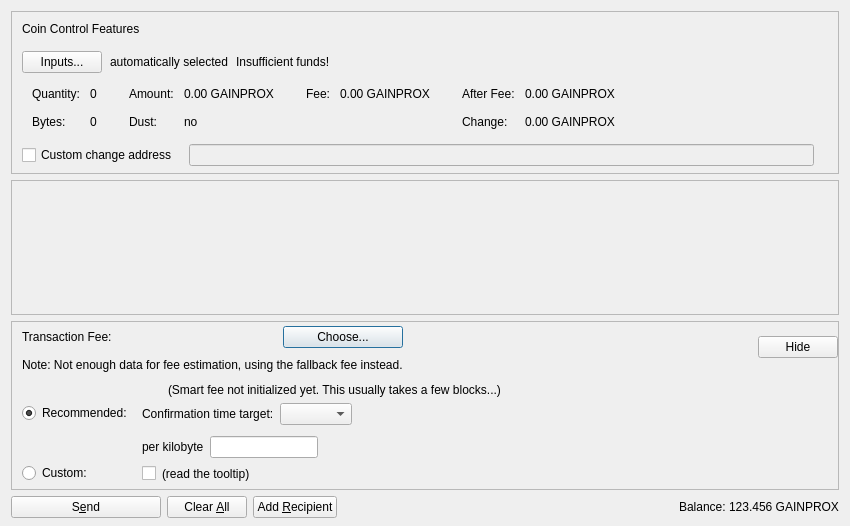
<?xml version="1.0" encoding="UTF-8"?>
<ui version="4.0">
 <class>SendCoinsDialog</class>
 <widget class="QDialog" name="SendCoinsDialog">
  <property name="geometry">
   <rect>
    <x>0</x>
    <y>0</y>
    <width>850</width>
    <height>526</height>
   </rect>
  </property>
  <property name="windowTitle">
   <string>Send Coins</string>
  </property>
  <layout class="QVBoxLayout" name="verticalLayout" stretch="0,1,0,0">
   <property name="bottomMargin">
    <number>8</number>
   </property>
   <item>
    <widget class="QFrame" name="frameCoinControl">
     <property name="sizePolicy">
      <sizepolicy hsizetype="Expanding" vsizetype="Expanding">
       <horstretch>0</horstretch>
       <verstretch>0</verstretch>
      </sizepolicy>
     </property>
     <property name="maximumSize">
      <size>
       <width>16777215</width>
       <height>16777215</height>
      </size>
     </property>
     <property name="frameShape">
      <enum>QFrame::StyledPanel</enum>
     </property>
     <property name="frameShadow">
      <enum>QFrame::Sunken</enum>
     </property>
     <layout class="QVBoxLayout" name="verticalLayoutCoinControl2">
      <property name="spacing">
       <number>0</number>
      </property>
      <property name="leftMargin">
       <number>0</number>
      </property>
      <property name="topMargin">
       <number>0</number>
      </property>
      <property name="rightMargin">
       <number>0</number>
      </property>
      <property name="bottomMargin">
       <number>6</number>
      </property>
      <item>
       <layout class="QVBoxLayout" name="verticalLayoutCoinControl" stretch="0,0,0,0,1">
        <property name="spacing">
         <number>0</number>
        </property>
        <property name="leftMargin">
         <number>10</number>
        </property>
        <property name="topMargin">
         <number>10</number>
        </property>
        <item>
         <layout class="QHBoxLayout" name="horizontalLayoutCoinControl1">
          <property name="bottomMargin">
           <number>15</number>
          </property>
          <item>
           <widget class="QLabel" name="labelCoinControlFeatures">
            <property name="sizePolicy">
             <sizepolicy hsizetype="Preferred" vsizetype="Maximum">
              <horstretch>0</horstretch>
              <verstretch>0</verstretch>
             </sizepolicy>
            </property>
            <property name="text">
             <string>Coin Control Features</string>
            </property>
           </widget>
          </item>
         </layout>
        </item>
        <item>
         <layout class="QHBoxLayout" name="horizontalLayoutCoinControl2" stretch="0,0,0,0">
          <property name="spacing">
           <number>8</number>
          </property>
          <property name="bottomMargin">
           <number>10</number>
          </property>
          <item>
           <widget class="QPushButton" name="pushButtonCoinControl">
            <property name="styleSheet">
             <string notr="true"/>
            </property>
            <property name="text">
             <string>Inputs...</string>
            </property>
            <property name="autoDefault">
             <bool>false</bool>
            </property>
           </widget>
          </item>
          <item>
           <widget class="QLabel" name="labelCoinControlAutomaticallySelected">
            <property name="text">
             <string>automatically selected</string>
            </property>
            <property name="margin">
             <number>5</number>
            </property>
           </widget>
          </item>
          <item>
           <widget class="QLabel" name="labelCoinControlInsuffFunds">
            <property name="text">
             <string>Insufficient funds!</string>
            </property>
            <property name="margin">
             <number>5</number>
            </property>
           </widget>
          </item>
          <item>
           <spacer name="horizontalSpacerCoinControl">
            <property name="orientation">
             <enum>Qt::Horizontal</enum>
            </property>
            <property name="sizeHint" stdset="0">
             <size>
              <width>40</width>
              <height>1</height>
             </size>
            </property>
           </spacer>
          </item>
         </layout>
        </item>
        <item>
         <widget class="QWidget" name="widgetCoinControl" native="true">
          <property name="sizePolicy">
           <sizepolicy hsizetype="Preferred" vsizetype="Preferred">
            <horstretch>0</horstretch>
            <verstretch>0</verstretch>
           </sizepolicy>
          </property>
          <property name="minimumSize">
           <size>
            <width>0</width>
            <height>0</height>
           </size>
          </property>
          <property name="styleSheet">
           <string notr="true"/>
          </property>
          <layout class="QHBoxLayout" name="horizontalLayoutCoinControl5">
           <property name="leftMargin">
            <number>0</number>
           </property>
           <property name="topMargin">
            <number>0</number>
           </property>
           <property name="rightMargin">
            <number>0</number>
           </property>
           <property name="bottomMargin">
            <number>0</number>
           </property>
           <item>
            <layout class="QHBoxLayout" name="horizontalLayoutCoinControl3" stretch="0,0,0,1">
             <property name="spacing">
              <number>20</number>
             </property>
             <property name="topMargin">
              <number>0</number>
             </property>
             <property name="bottomMargin">
              <number>10</number>
             </property>
             <item>
              <layout class="QFormLayout" name="formLayoutCoinControl1">
               <property name="horizontalSpacing">
                <number>10</number>
               </property>
               <property name="verticalSpacing">
                <number>14</number>
               </property>
               <property name="leftMargin">
                <number>10</number>
               </property>
               <property name="topMargin">
                <number>4</number>
               </property>
               <property name="rightMargin">
                <number>6</number>
               </property>
               <item row="0" column="0">
                <widget class="QLabel" name="labelCoinControlQuantityText">
                 <property name="text">
                  <string>Quantity:</string>
                 </property>
                 <property name="margin">
                  <number>0</number>
                 </property>
                </widget>
               </item>
               <item row="0" column="1">
                <widget class="QLabel" name="labelCoinControlQuantity">
                 <property name="cursor">
                  <cursorShape>IBeamCursor</cursorShape>
                 </property>
                 <property name="contextMenuPolicy">
                  <enum>Qt::ActionsContextMenu</enum>
                 </property>
                 <property name="text">
                  <string notr="true">0</string>
                 </property>
                 <property name="margin">
                  <number>0</number>
                 </property>
                 <property name="textInteractionFlags">
                  <set>Qt::LinksAccessibleByMouse|Qt::TextSelectableByKeyboard|Qt::TextSelectableByMouse</set>
                 </property>
                </widget>
               </item>
               <item row="1" column="0">
                <widget class="QLabel" name="labelCoinControlBytesText">
                 <property name="text">
                  <string>Bytes:</string>
                 </property>
                </widget>
               </item>
               <item row="1" column="1">
                <widget class="QLabel" name="labelCoinControlBytes">
                 <property name="cursor">
                  <cursorShape>IBeamCursor</cursorShape>
                 </property>
                 <property name="contextMenuPolicy">
                  <enum>Qt::ActionsContextMenu</enum>
                 </property>
                 <property name="text">
                  <string notr="true">0</string>
                 </property>
                 <property name="textInteractionFlags">
                  <set>Qt::LinksAccessibleByMouse|Qt::TextSelectableByKeyboard|Qt::TextSelectableByMouse</set>
                 </property>
                </widget>
               </item>
              </layout>
             </item>
             <item>
              <layout class="QFormLayout" name="formLayoutCoinControl2">
               <property name="horizontalSpacing">
                <number>10</number>
               </property>
               <property name="verticalSpacing">
                <number>14</number>
               </property>
               <property name="leftMargin">
                <number>6</number>
               </property>
               <property name="topMargin">
                <number>4</number>
               </property>
               <property name="rightMargin">
                <number>6</number>
               </property>
               <item row="0" column="0">
                <widget class="QLabel" name="labelCoinControlAmountText">
                 <property name="text">
                  <string>Amount:</string>
                 </property>
                 <property name="margin">
                  <number>0</number>
                 </property>
                </widget>
               </item>
               <item row="0" column="1">
                <widget class="QLabel" name="labelCoinControlAmount">
                 <property name="cursor">
                  <cursorShape>IBeamCursor</cursorShape>
                 </property>
                 <property name="contextMenuPolicy">
                  <enum>Qt::ActionsContextMenu</enum>
                 </property>
                 <property name="text">
                  <string notr="true">0.00 GAINPROX</string>
                 </property>
                 <property name="textInteractionFlags">
                  <set>Qt::LinksAccessibleByMouse|Qt::TextSelectableByKeyboard|Qt::TextSelectableByMouse</set>
                 </property>
                </widget>
               </item>
               <item row="1" column="0">
                <widget class="QLabel" name="labelCoinControlLowOutputText">
                 <property name="text">
                  <string>Dust:</string>
                 </property>
                </widget>
               </item>
               <item row="1" column="1">
                <widget class="QLabel" name="labelCoinControlLowOutput">
                 <property name="cursor">
                  <cursorShape>IBeamCursor</cursorShape>
                 </property>
                 <property name="contextMenuPolicy">
                  <enum>Qt::ActionsContextMenu</enum>
                 </property>
                 <property name="text">
                  <string notr="true">no</string>
                 </property>
                 <property name="textInteractionFlags">
                  <set>Qt::LinksAccessibleByMouse|Qt::TextSelectableByKeyboard|Qt::TextSelectableByMouse</set>
                 </property>
                </widget>
               </item>
              </layout>
             </item>
             <item>
              <layout class="QFormLayout" name="formLayoutCoinControl3">
               <property name="horizontalSpacing">
                <number>10</number>
               </property>
               <property name="verticalSpacing">
                <number>14</number>
               </property>
               <property name="leftMargin">
                <number>6</number>
               </property>
               <property name="topMargin">
                <number>4</number>
               </property>
               <property name="rightMargin">
                <number>6</number>
               </property>
               <item row="0" column="0">
                <widget class="QLabel" name="labelCoinControlFeeText">
                 <property name="text">
                  <string>Fee:</string>
                 </property>
                 <property name="margin">
                  <number>0</number>
                 </property>
                </widget>
               </item>
               <item row="0" column="1">
                <widget class="QLabel" name="labelCoinControlFee">
                 <property name="cursor">
                  <cursorShape>IBeamCursor</cursorShape>
                 </property>
                 <property name="contextMenuPolicy">
                  <enum>Qt::ActionsContextMenu</enum>
                 </property>
                 <property name="text">
                  <string notr="true">0.00 GAINPROX</string>
                 </property>
                 <property name="textInteractionFlags">
                  <set>Qt::LinksAccessibleByMouse|Qt::TextSelectableByKeyboard|Qt::TextSelectableByMouse</set>
                 </property>
                </widget>
               </item>
              </layout>
             </item>
             <item>
              <layout class="QFormLayout" name="formLayoutCoinControl4">
               <property name="horizontalSpacing">
                <number>10</number>
               </property>
               <property name="verticalSpacing">
                <number>14</number>
               </property>
               <property name="leftMargin">
                <number>6</number>
               </property>
               <property name="topMargin">
                <number>4</number>
               </property>
               <property name="rightMargin">
                <number>6</number>
               </property>
               <item row="0" column="0">
                <widget class="QLabel" name="labelCoinControlAfterFeeText">
                 <property name="text">
                  <string>After Fee:</string>
                 </property>
                 <property name="margin">
                  <number>0</number>
                 </property>
                </widget>
               </item>
               <item row="0" column="1">
                <widget class="QLabel" name="labelCoinControlAfterFee">
                 <property name="cursor">
                  <cursorShape>IBeamCursor</cursorShape>
                 </property>
                 <property name="contextMenuPolicy">
                  <enum>Qt::ActionsContextMenu</enum>
                 </property>
                 <property name="text">
                  <string notr="true">0.00 GAINPROX</string>
                 </property>
                 <property name="textInteractionFlags">
                  <set>Qt::LinksAccessibleByMouse|Qt::TextSelectableByKeyboard|Qt::TextSelectableByMouse</set>
                 </property>
                </widget>
               </item>
               <item row="1" column="0">
                <widget class="QLabel" name="labelCoinControlChangeText">
                 <property name="text">
                  <string>Change:</string>
                 </property>
                </widget>
               </item>
               <item row="1" column="1">
                <widget class="QLabel" name="labelCoinControlChange">
                 <property name="cursor">
                  <cursorShape>IBeamCursor</cursorShape>
                 </property>
                 <property name="contextMenuPolicy">
                  <enum>Qt::ActionsContextMenu</enum>
                 </property>
                 <property name="text">
                  <string notr="true">0.00 GAINPROX</string>
                 </property>
                 <property name="textInteractionFlags">
                  <set>Qt::LinksAccessibleByMouse|Qt::TextSelectableByKeyboard|Qt::TextSelectableByMouse</set>
                 </property>
                </widget>
               </item>
              </layout>
             </item>
            </layout>
           </item>
          </layout>
         </widget>
        </item>
        <item>
         <layout class="QHBoxLayout" name="horizontalLayoutCoinControl4" stretch="0,0,0">
          <property name="spacing">
           <number>12</number>
          </property>
          <property name="sizeConstraint">
           <enum>QLayout::SetDefaultConstraint</enum>
          </property>
          <property name="topMargin">
           <number>5</number>
          </property>
          <property name="rightMargin">
           <number>5</number>
          </property>
          <item>
           <widget class="QCheckBox" name="checkBoxCoinControlChange">
            <property name="toolTip">
             <string>If this is activated, but the change address is empty or invalid, change will be sent to a newly generated address.</string>
            </property>
            <property name="text">
             <string>Custom change address</string>
            </property>
           </widget>
          </item>
          <item>
           <widget class="QValidatedLineEdit" name="lineEditCoinControlChange">
            <property name="enabled">
             <bool>false</bool>
            </property>
            <property name="sizePolicy">
             <sizepolicy hsizetype="Expanding" vsizetype="Fixed">
              <horstretch>0</horstretch>
              <verstretch>0</verstretch>
             </sizepolicy>
            </property>
           </widget>
          </item>
          <item>
           <widget class="QLabel" name="labelCoinControlChangeLabel">
            <property name="sizePolicy">
             <sizepolicy hsizetype="Preferred" vsizetype="Expanding">
              <horstretch>0</horstretch>
              <verstretch>0</verstretch>
             </sizepolicy>
            </property>
            <property name="minimumSize">
             <size>
              <width>0</width>
              <height>0</height>
             </size>
            </property>
            <property name="text">
             <string/>
            </property>
            <property name="margin">
             <number>3</number>
            </property>
           </widget>
          </item>
         </layout>
        </item>
        <item>
         <spacer name="verticalSpacerCoinControl">
          <property name="orientation">
           <enum>Qt::Vertical</enum>
          </property>
          <property name="sizeHint" stdset="0">
           <size>
            <width>800</width>
            <height>1</height>
           </size>
          </property>
         </spacer>
        </item>
       </layout>
      </item>
     </layout>
    </widget>
   </item>
   <item>
    <widget class="QScrollArea" name="scrollArea">
     <property name="widgetResizable">
      <bool>true</bool>
     </property>
     <widget class="QWidget" name="scrollAreaWidgetContents">
      <property name="geometry">
       <rect>
        <x>0</x>
        <y>0</y>
        <width>830</width>
        <height>104</height>
       </rect>
      </property>
      <layout class="QVBoxLayout" name="verticalLayout_2" stretch="0,1">
       <property name="leftMargin">
        <number>0</number>
       </property>
       <property name="topMargin">
        <number>0</number>
       </property>
       <property name="rightMargin">
        <number>0</number>
       </property>
       <property name="bottomMargin">
        <number>0</number>
       </property>
       <item>
        <layout class="QVBoxLayout" name="entries">
         <property name="spacing">
          <number>6</number>
         </property>
        </layout>
       </item>
       <item>
        <spacer name="verticalSpacer">
         <property name="orientation">
          <enum>Qt::Vertical</enum>
         </property>
         <property name="sizeHint" stdset="0">
          <size>
           <width>20</width>
           <height>40</height>
          </size>
         </property>
        </spacer>
       </item>
      </layout>
     </widget>
    </widget>
   </item>
   <item>
    <widget class="QFrame" name="frameFee">
     <property name="sizePolicy">
      <sizepolicy hsizetype="Expanding" vsizetype="Expanding">
       <horstretch>0</horstretch>
       <verstretch>0</verstretch>
      </sizepolicy>
     </property>
     <property name="maximumSize">
      <size>
       <width>16777215</width>
       <height>16777215</height>
      </size>
     </property>
     <property name="frameShape">
      <enum>QFrame::StyledPanel</enum>
     </property>
     <property name="frameShadow">
      <enum>QFrame::Sunken</enum>
     </property>
     <layout class="QVBoxLayout" name="verticalLayoutFee1">
      <property name="spacing">
       <number>0</number>
      </property>
      <property name="leftMargin">
       <number>0</number>
      </property>
      <property name="topMargin">
       <number>0</number>
      </property>
      <property name="rightMargin">
       <number>0</number>
      </property>
      <property name="bottomMargin">
       <number>0</number>
      </property>
      <item>
       <layout class="QVBoxLayout" name="verticalLayoutFee2" stretch="0,0,0">
        <property name="spacing">
         <number>0</number>
        </property>
        <property name="leftMargin">
         <number>10</number>
        </property>
        <property name="topMargin">
         <number>0</number>
        </property>
        <item>
         <layout class="QHBoxLayout" name="horizontalLayoutFee1">
          <property name="bottomMargin">
           <number>0</number>
          </property>
          <item>
           <layout class="QVBoxLayout" name="verticalLayoutFee7">
            <property name="spacing">
             <number>0</number>
            </property>
            <item>
             <spacer name="verticalSpacerSmartFee">
              <property name="orientation">
               <enum>Qt::Vertical</enum>
              </property>
              <property name="sizeType">
               <enum>QSizePolicy::Fixed</enum>
              </property>
              <property name="sizeHint" stdset="0">
               <size>
                <width>1</width>
                <height>4</height>
               </size>
              </property>
             </spacer>
            </item>
            <item>
             <layout class="QHBoxLayout" name="horizontalLayoutSmartFee">
              <property name="spacing">
               <number>10</number>
              </property>
              <item>
               <widget class="QLabel" name="labelFeeHeadline">
                <property name="sizePolicy">
                 <sizepolicy hsizetype="Preferred" vsizetype="Maximum">
                  <horstretch>0</horstretch>
                  <verstretch>0</verstretch>
                 </sizepolicy>
                </property>
                <property name="text">
                 <string>Transaction Fee:</string>
                </property>
               </widget>
              </item>
              <item>
               <widget class="QLabel" name="labelFeeMinimized">
                <property name="text">
                 <string/>
                </property>
               </widget>
              </item>
              <item>
               <widget class="QPushButton" name="buttonChooseFee">
                <property name="text">
                 <string>Choose...</string>
                </property>
               </widget>
              </item>
             </layout>
            </item>
            <item>
             <spacer name="verticalSpacer_7">
              <property name="orientation">
               <enum>Qt::Vertical</enum>
              </property>
              <property name="sizeHint" stdset="0">
               <size>
                <width>1</width>
                <height>10</height>
               </size>
              </property>
             </spacer>
            </item>
            <item>
             <widget class="QLabel" name="fallbackFeeWarningLabel">
              <property name="toolTip">
               <string>Using the fallbackfee can result in sending a transaction that will take several hours or days (or never) to confirm. Consider choosing your fee manually or wait until you have validated the complete chain.</string>
              </property>
              <property name="text">
               <string>Note: Not enough data for fee estimation, using the fallback fee instead.</string>
              </property>
              <property name="wordWrap">
               <bool>false</bool>
              </property>
             </widget>
            </item>
            <item>
             <spacer name="verticalSpacer_5">
              <property name="orientation">
               <enum>Qt::Vertical</enum>
              </property>
              <property name="sizeHint" stdset="0">
               <size>
                <width>1</width>
                <height>1</height>
               </size>
              </property>
             </spacer>
            </item>
           </layout>
          </item>
          <item>
           <spacer name="horizontalSpacer_4">
            <property name="orientation">
             <enum>Qt::Horizontal</enum>
            </property>
            <property name="sizeHint" stdset="0">
             <size>
              <width>1</width>
              <height>1</height>
             </size>
            </property>
           </spacer>
          </item>
          <item>
           <widget class="QPushButton" name="buttonMinimizeFee">
            <property name="toolTip">
             <string>collapse fee-settings</string>
            </property>
            <property name="text">
             <string>Hide</string>
            </property>
           </widget>
          </item>
         </layout>
        </item>
        <item>
         <widget class="QFrame" name="frameFeeSelection">
          <layout class="QVBoxLayout" name="verticalLayoutFee12">
           <property name="spacing">
            <number>0</number>
           </property>
           <property name="leftMargin">
            <number>0</number>
           </property>
           <property name="topMargin">
            <number>0</number>
           </property>
           <property name="rightMargin">
            <number>0</number>
           </property>
           <property name="bottomMargin">
            <number>0</number>
           </property>
           <item>
            <layout class="QGridLayout" name="gridLayoutFee">
             <property name="topMargin">
              <number>10</number>
             </property>
             <property name="bottomMargin">
              <number>4</number>
             </property>
             <property name="horizontalSpacing">
              <number>10</number>
             </property>
             <property name="verticalSpacing">
              <number>4</number>
             </property>
             <item row="1" column="1">
              <layout class="QVBoxLayout" name="verticalLayoutFee8">
               <property name="spacing">
                <number>6</number>
               </property>
               <property name="topMargin">
                <number>3</number>
               </property>
               <item>
                <layout class="QHBoxLayout" name="horizontalLayoutFee13" stretch="0,0,1">
                 <item>
                  <widget class="QLabel" name="labelCustomPerKilobyte">
                   <property name="toolTip">
                    <string>If the custom fee is set to 1000 ruffs and the transaction is only 250 bytes, then &quot;per kilobyte&quot; only pays 250 ruffs in fee,&lt;br /&gt;while &quot;at least&quot; pays 1000 ruffs. For transactions bigger than a kilobyte both pay by kilobyte.</string>
                   </property>
                   <property name="text">
                    <string>per kilobyte</string>
                   </property>
                  </widget>
                 </item>
                 <item>
                  <widget class="BitcoinAmountField" name="customFee"/>
                 </item>
                 <item>
                  <spacer name="horizontalSpacer_6">
                   <property name="orientation">
                    <enum>Qt::Horizontal</enum>
                   </property>
                   <property name="sizeHint" stdset="0">
                    <size>
                     <width>1</width>
                     <height>1</height>
                    </size>
                   </property>
                  </spacer>
                 </item>
                </layout>
               </item>
               <item>
                <layout class="QHBoxLayout" name="horizontalLayoutFee8">
                 <item>
                  <widget class="QCheckBox" name="checkBoxMinimumFee">
                   <property name="toolTip">
                    <string>Paying only the minimum fee is just fine as long as there is less transaction volume than space in the blocks.&lt;br /&gt;But be aware that this can end up in a never confirming transaction once there is more demand for gainprox transactions than the network can process.</string>
                   </property>
                   <property name="text">
                    <string/>
                   </property>
                  </widget>
                 </item>
                 <item>
                  <widget class="QLabel" name="labelMinFeeWarning">
                   <property name="enabled">
                    <bool>true</bool>
                   </property>
                   <property name="toolTip">
                    <string>Paying only the minimum fee is just fine as long as there is less transaction volume than space in the blocks.&lt;br /&gt;But be aware that this can end up in a never confirming transaction once there is more demand for gainprox transactions than the network can process.</string>
                   </property>
                   <property name="text">
                    <string>(read the tooltip)</string>
                   </property>
                   <property name="margin">
                    <number>5</number>
                   </property>
                  </widget>
                 </item>
                 <item>
                  <spacer name="horizontalSpacer_2">
                   <property name="orientation">
                    <enum>Qt::Horizontal</enum>
                   </property>
                   <property name="sizeHint" stdset="0">
                    <size>
                     <width>1</width>
                     <height>1</height>
                    </size>
                   </property>
                  </spacer>
                 </item>
                </layout>
               </item>
              </layout>
             </item>
             <item row="0" column="0">
              <layout class="QVBoxLayout" name="verticalLayoutFee4" stretch="0,1">
               <property name="topMargin">
                <number>20</number>
               </property>
               <property name="bottomMargin">
                <number>3</number>
               </property>
               <item>
                <widget class="QRadioButton" name="radioSmartFee">
                 <property name="text">
                  <string>Recommended:</string>
                 </property>
                 <property name="checked">
                  <bool>true</bool>
                 </property>
                 <attribute name="buttonGroup">
                  <string notr="true">groupFee</string>
                 </attribute>
                </widget>
               </item>
               <item>
                <spacer name="verticalSpacer_2">
                 <property name="orientation">
                  <enum>Qt::Vertical</enum>
                 </property>
                 <property name="sizeHint" stdset="0">
                  <size>
                   <width>1</width>
                   <height>1</height>
                  </size>
                 </property>
                </spacer>
               </item>
              </layout>
             </item>
             <item row="1" column="0">
              <layout class="QVBoxLayout" name="verticalLayoutFee9" stretch="0,1">
               <property name="topMargin">
                <number>30</number>
               </property>
               <item>
                <widget class="QRadioButton" name="radioCustomFee">
                 <property name="text">
                  <string>Custom:</string>
                 </property>
                 <attribute name="buttonGroup">
                  <string notr="true">groupFee</string>
                 </attribute>
                </widget>
               </item>
               <item>
                <spacer name="verticalSpacer_6">
                 <property name="orientation">
                  <enum>Qt::Vertical</enum>
                 </property>
                 <property name="sizeHint" stdset="0">
                  <size>
                   <width>1</width>
                   <height>1</height>
                  </size>
                 </property>
                </spacer>
               </item>
              </layout>
             </item>
             <item row="0" column="1">
              <layout class="QVBoxLayout" name="verticalLayoutFee3" stretch="0,0,1">
               <property name="spacing">
                <number>6</number>
               </property>
               <property name="topMargin">
                <number>0</number>
               </property>
               <property name="bottomMargin">
                <number>3</number>
               </property>
               <item>
                <layout class="QHBoxLayout" name="horizontalLayoutFee12">
                 <item>
                  <widget class="QLabel" name="labelSmartFee">
                   <property name="text">
                    <string/>
                   </property>
                   <property name="margin">
                    <number>2</number>
                   </property>
                  </widget>
                 </item>
                 <item>
                  <widget class="QLabel" name="labelFeeEstimation">
                   <property name="text">
                    <string/>
                   </property>
                  </widget>
                 </item>
                 <item>
                  <widget class="QLabel" name="labelSmartFee2">
                   <property name="text">
                    <string>(Smart fee not initialized yet. This usually takes a few blocks...)</string>
                   </property>
                   <property name="margin">
                    <number>2</number>
                   </property>
                  </widget>
                 </item>
                 <item>
                  <spacer name="horizontalSpacer_5">
                   <property name="orientation">
                    <enum>Qt::Horizontal</enum>
                   </property>
                   <property name="sizeHint" stdset="0">
                    <size>
                     <width>1</width>
                     <height>1</height>
                    </size>
                   </property>
                  </spacer>
                 </item>
                </layout>
               </item>
               <item>
                <layout class="QHBoxLayout" name="horizontalLayoutFee9">
                 <item>
                  <layout class="QVBoxLayout" name="verticalLayoutFee6">
                   <item>
                    <widget class="QLabel" name="labelSmartFee3">
                     <property name="text">
                      <string>Confirmation time target:</string>
                     </property>
                     <property name="margin">
                      <number>2</number>
                     </property>
                    </widget>
                   </item>
                  </layout>
                 </item>
                 <item>
                  <layout class="QVBoxLayout" name="verticalLayoutFee5">
                   <property name="rightMargin">
                    <number>30</number>
                   </property>
                   <item>
                    <layout class="QHBoxLayout" name="horizontalLayoutConfTarget">
                     <property name="bottomMargin">
                      <number>0</number>
                     </property>
                     <item>
                      <widget class="QComboBox" name="confTargetSelector"/>
                     </item>
                     <item>
                      <spacer name="horizontalSpacerConfTarget">
                       <property name="orientation">
                        <enum>Qt::Horizontal</enum>
                       </property>
                       <property name="sizeHint" stdset="0">
                        <size>
                         <width>40</width>
                         <height>20</height>
                        </size>
                       </property>
                      </spacer>
                     </item>
                    </layout>
                   </item>
                  </layout>
                 </item>
                </layout>
               </item>
               <item>
                <spacer name="verticalSpacer_4">
                 <property name="orientation">
                  <enum>Qt::Vertical</enum>
                 </property>
                 <property name="sizeHint" stdset="0">
                  <size>
                   <width>1</width>
                   <height>1</height>
                  </size>
                 </property>
                </spacer>
               </item>
              </layout>
             </item>
            </layout>
           </item>
          </layout>
         </widget>
        </item>
        <item>
         <spacer name="verticalSpacerFee">
          <property name="orientation">
           <enum>Qt::Vertical</enum>
          </property>
          <property name="sizeHint" stdset="0">
           <size>
            <width>800</width>
            <height>1</height>
           </size>
          </property>
         </spacer>
        </item>
       </layout>
      </item>
     </layout>
    </widget>
   </item>
   <item>
    <layout class="QHBoxLayout" name="horizontalLayout">
     <item>
      <widget class="QPushButton" name="sendButton">
       <property name="minimumSize">
        <size>
         <width>150</width>
         <height>0</height>
        </size>
       </property>
       <property name="toolTip">
        <string>Confirm the send action</string>
       </property>
       <property name="text">
        <string>S&amp;end</string>
       </property>
       <property name="autoDefault">
        <bool>false</bool>
       </property>
       <property name="default">
        <bool>false</bool>
       </property>
      </widget>
     </item>
     <item>
      <widget class="QPushButton" name="clearButton">
       <property name="sizePolicy">
        <sizepolicy hsizetype="Minimum" vsizetype="Fixed">
         <horstretch>0</horstretch>
         <verstretch>0</verstretch>
        </sizepolicy>
       </property>
       <property name="toolTip">
        <string>Clear all fields of the form.</string>
       </property>
       <property name="text">
        <string>Clear &amp;All</string>
       </property>
       <property name="autoDefault">
        <bool>false</bool>
       </property>
      </widget>
     </item>
     <item>
      <widget class="QPushButton" name="addButton">
       <property name="toolTip">
        <string>Send to multiple recipients at once</string>
       </property>
       <property name="text">
        <string>Add &amp;Recipient</string>
       </property>
       <property name="autoDefault">
        <bool>false</bool>
       </property>
      </widget>
     </item>
     <item>
      <spacer name="horizontalSpacer">
       <property name="orientation">
        <enum>Qt::Horizontal</enum>
       </property>
       <property name="sizeHint" stdset="0">
        <size>
         <width>40</width>
         <height>20</height>
        </size>
       </property>
      </spacer>
     </item>
     <item>
      <layout class="QHBoxLayout" name="horizontalLayout_2">
       <property name="spacing">
        <number>3</number>
       </property>
       <item>
        <widget class="QLabel" name="labelBalanceText">
         <property name="text">
          <string>Balance:</string>
         </property>
        </widget>
       </item>
       <item>
        <widget class="QLabel" name="labelBalance">
         <property name="sizePolicy">
          <sizepolicy hsizetype="Preferred" vsizetype="Preferred">
           <horstretch>0</horstretch>
           <verstretch>0</verstretch>
          </sizepolicy>
         </property>
         <property name="cursor">
          <cursorShape>IBeamCursor</cursorShape>
         </property>
         <property name="text">
          <string notr="true">123.456 GAINPROX</string>
         </property>
         <property name="textInteractionFlags">
          <set>Qt::LinksAccessibleByMouse|Qt::TextSelectableByKeyboard|Qt::TextSelectableByMouse</set>
         </property>
        </widget>
       </item>
      </layout>
     </item>
    </layout>
   </item>
  </layout>
 </widget>
 <customwidgets>
  <customwidget>
   <class>QValidatedLineEdit</class>
   <extends>QLineEdit</extends>
   <header>qt/qvalidatedlineedit.h</header>
  </customwidget>
  <customwidget>
   <class>BitcoinAmountField</class>
   <extends>QLineEdit</extends>
   <header>qt/bitcoinamountfield.h</header>
   <container>1</container>
  </customwidget>
 </customwidgets>
 <resources>
  <include location="../gainprox.qrc"/>
 </resources>
 <connections/>
 <buttongroups>
  <buttongroup name="groupFee"/>
 </buttongroups>
</ui>
